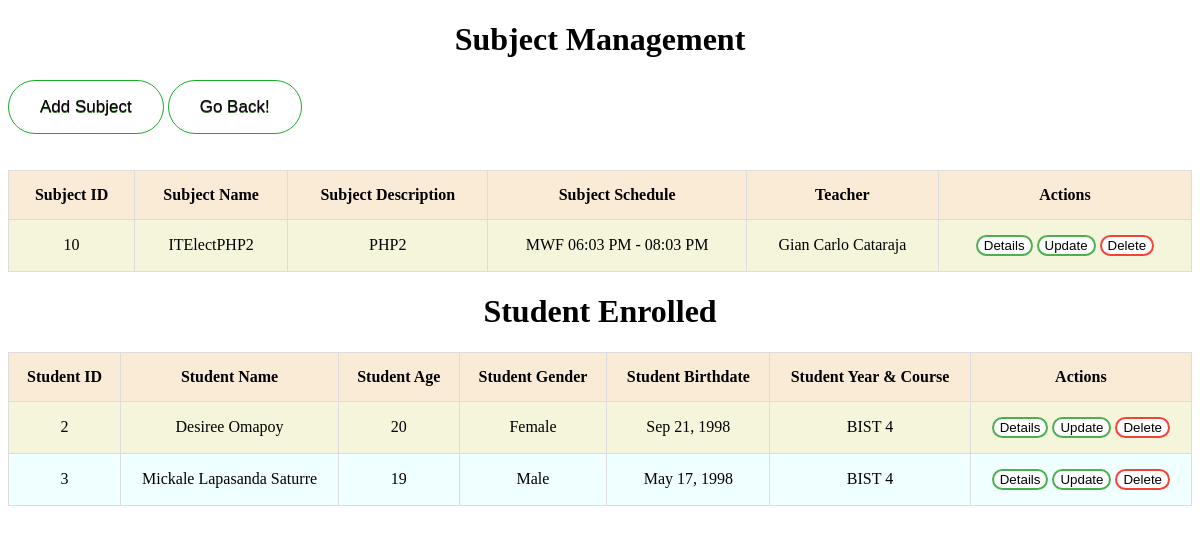
Page /subjectdetail.php?id=10 on the committed database.
### tables this page shows
CREATE TABLE `subjects` (
  `subject_id` int(11) NOT NULL,
  `subject_name` varchar(255) NOT NULL,
  `subject_details` varchar(255) NOT NULL,
  `subject_stime` time NOT NULL,
  `subject_etime` time NOT NULL,
  `subject_date` varchar(255) NOT NULL,
  `subject_status` varchar(255) NOT NULL,
  `teacher_id` int(11) NOT NULL
);

CREATE TABLE `teachers` (
  `teacher_id` int(11) NOT NULL,
  `teacher_fname` varchar(255) NOT NULL,
  `teacher_mname` varchar(255) DEFAULT NULL,
  `teacher_lname` varchar(255) NOT NULL,
  `teacher_phone` varchar(255) NOT NULL,
  `teacher_address` varchar(255) NOT NULL
);

CREATE TABLE `student_subjects` (
  `ss_id` int(11) NOT NULL,
  `student_id` int(11) NOT NULL,
  `subject_id` int(11) NOT NULL,
  `status` varchar(255) NOT NULL
);

CREATE TABLE `students` (
  `student_id` int(11) NOT NULL,
  `student_fname` varchar(255) NOT NULL,
  `student_mname` varchar(255) DEFAULT NULL,
  `student_lname` varchar(255) NOT NULL,
  `student_age` varchar(255) NOT NULL,
  `student_gender` varchar(255) NOT NULL,
  `student_bdate` date NOT NULL,
  `student_year` smallint(6) NOT NULL,
  `student_course` varchar(255) NOT NULL
);

### dbcon.php (called while the page is built, shortened)
<?php
	function con(){
		return new PDO("mysql:host=localhost;dbname=skill2",'root','');
	}
	function viewAllTeachers(){
		$con = con();
		$sql = "SELECT * FROM teachers";
		$stmt = $con->prepare($sql);
		$stmt->execute();
		$view = $stmt->fetchAll(PDO::FETCH_ASSOC);
		return $view;
	}
	function getSubject($data){
		$con = con();
		$sql = "SELECT * FROM subjects AS s INNER JOIN teachers AS t ON s.teacher_id = t.teacher_id WHERE subject_id = ?";
		$stmt = $con->prepare($sql);
		$stmt->execute($data);
		$rows = $stmt->fetchAll();
		return $rows;
	}
	function viewAllSubjectStudents($data){
			$con = con();
 			$sql = "SELECT * FROM subjects AS s INNER JOIN student_subjects AS d ON s.subject_id = d.subject_id INNER JOIN students a ON d.student_id = a.student_id WHERE s.subject_id = ?";
 			$stmt = $con->prepare($sql);
 			$stmt->execute($data);
 			$view = $stmt->fetchAll(PDO::FETCH_ASSOC);
 			return $view;
	}
?>

### subjectdetail.php (the view, shortened to what this page needs)
<?php
	require_once("dbcon.php");
	if(isset($_GET['id'])){
		$id = $_GET['id'];
		$subjects = getSubject(array($id));
?>
<!DOCTYPE html>
<html>
<head>
<link rel="stylesheet" type="text/css" href="style.css">
</head>
<body>
 <center><h1>Subject Management</h1></center>
 <a href="addsubject.php"><button class="myButton">Add Subject</button></a>
 <a href="subjectmanagement.php"><button class="myButton">Go Back!</button></a>
 <br /><br /><br />
 <table>
 	<thead>
 		<tr>
 			<th>Subject ID</th>
 			<th>Subject Name</th>
 			<th>Subject Description</th>
 			<th>Subject Schedule</th>
 			<th>Teacher</th>
 			<th>Actions</th>
 		</tr>
 	</thead>
 	<tbody>
 	<?php
 			if(count($subjects) > 0){
 				foreach ($subjects as $row) {
 	?>
 		<tr>
 			<td><?php echo $row['subject_id'];?></td>
 			<td><?php echo $row['subject_name'];?></td>
 			<td><?php echo $row['subject_details'];?></td>
 			<td><?php echo $row['subject_date'].' '.date('h:m A', strtotime($row['subject_stime'])).' - '.date('h:m A', strtotime($row['subject_etime']));?></td>
 			<td>
 				<?php
 					$teachers = viewAllTeachers();
 					foreach ($teachers as $rows) {
 						if($row['teacher_id'] == $rows['teacher_id'])
 					 	echo $rows['teacher_fname'].' '.$rows['teacher_lname'];
 					 }
 				?></td>
 			<td>
 				<a href="subjectdetail.php?bid=<?php echo $row['subject_id'];?>"><button class="button1">Details</button></a>
 				<a href="updatesubject.php?id=<?php echo $row['subject_id'];?>"><button class="button1">Update</button></a>
 				<a href="subjectmanagement.php?id=<?php echo $row['subject_id'];?>"><button class="button3">Delete</button></a>
 			</td>
 		</tr>
 	<?php
 				}
 			}
 		}
 	 ?>
 </table>
 <center><h1>Student Enrolled</h1></center>
 <table>
 	<thead>
 		<tr>
 			<th>Student ID</th>
 			<th>Student Name</th>
 			<th>Student Age</th>
 			<th>Student Gender</th>
 			<th>Student Birthdate</th>
 			<th>Student Year & Course</th>
 			<th>Actions</th>
 		</tr>
 	</thead>
 	<tbody>
 	<?php
 		if(isset($_GET['id']))
 		{
 			$id = $_GET['id'];
 			$students = viewAllSubjectStudents(array($id));
 			if(count($students > 0)){
			foreach ($students as $row) {
 	?>
 		<tr>
 			<td><?php echo $row['student_id'];?></td>
 			<td><?php echo $row['student_fname'];?> <?php echo $row['student_mname'];?> <?php echo $row['student_lname'];?></td>
 			<td><?php echo $row['student_age'];?></td>
 			<td><?php echo $row['student_gender'];?></td>
 			<td><?php echo date('M d, Y', strtotime($row['student_bdate']));?></td>
 			<td><?php echo $row['student_course'];?> <?php echo $row['student_year'];?></td>
 			<td>
 			<a href="studentdetail.php?sid=<?php echo $row['student_id'];?>"><button class="button1">Details</button></a>
 			<a href="updatestudent.php?sid=<?php echo $row['student_id'];?>"><button class="button1">Update</button></a>
 			<a href="studentmanagement.php?sid=<?php echo $row['student_id'];?>"><button class="button3">Delete</button></a>
 			</td>
 		</tr>
<?php
		}
	}
} ?>
 	</tbody>
 </table>
</body>
</html>

### style.css (style rules this page uses)
.myButton { background-color:#ffffff; -moz-border-radius:28px; -webkit-border-radius:28px; border-radius:28px; border:1px solid #18ab29; display:inline-block; cursor:pointer; color:#0f010f; font-family:Arial; font-size:17px; padding:16px 31px; text-decoration:none; text-shadow:0px 1px 0px #396e30; }
table, td, th { border: 1px solid #ddd; text-align: center; }
table { border-collapse: collapse; width: 100%; }
table th { background-color: #FAEBD7; }
table tr:nth-child(even) { background-color: #F0FFFF; }
table tr:nth-child(odd) { background-color: #F5F5DC; }
th, td { padding: 15px; }
.button1 { background-color: white; color: black; border: 2px solid #4CAF50; border-radius: 12px; }
.button3 { background-color: white; color: black; border: 2px solid #f44336; border-radius: 12px; }

### rows in the picture
subjects: subject_id "10", subject_name "ITElectPHP2", subject_details "PHP2", subject_date "MWF", subject_stime "06:03 PM", subject_etime "08:03 PM"
teachers: teacher_fname "Gian Carlo", teacher_lname "Cataraja"
student_subjects: student.student_id "2", student.student_fname "Desiree", student.student_lname "Omapoy", student.student_age "20", student.student_gender "Female", student.student_bdate "Sep 21, 1998", student.student_course "BIST", student.student_year "4"
student_subjects: student.student_id "3", student.student_fname "Mickale", student.student_mname "Lapasanda", student.student_lname "Saturre", student.student_age "19", student.student_gender "Male", student.student_bdate "May 17, 1998", student.student_course "BIST", student.student_year "4"
